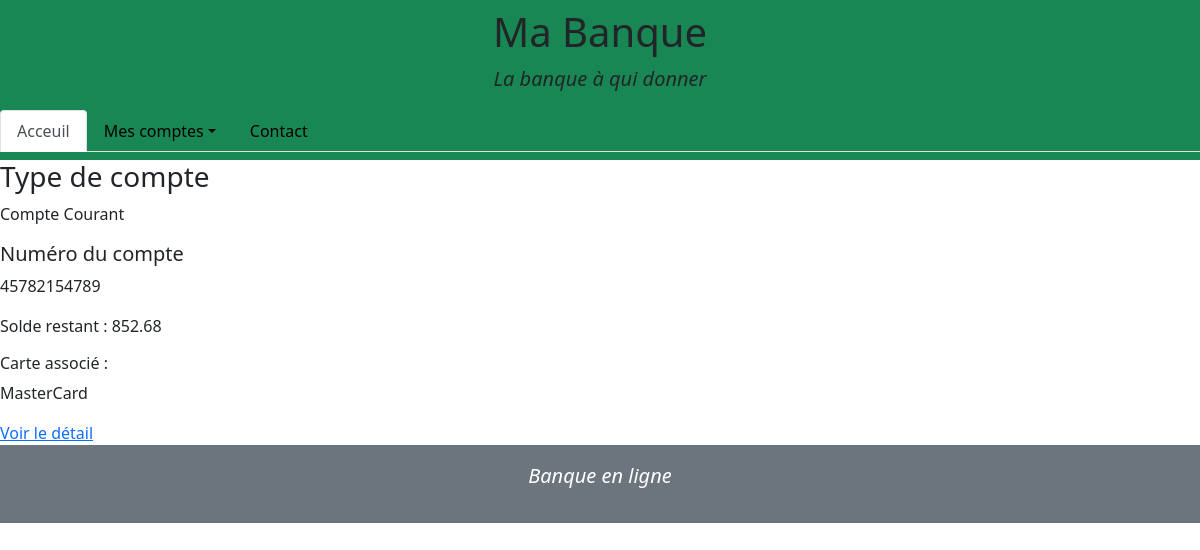
The app's page /singleAccount.php?id=2 with its own data.
### tables this page shows
CREATE TABLE credit_card (
    id INT UNSIGNED NOT NULL AUTO_INCREMENT,
    account_id INT UNSIGNED NOT NULL,
    card_number VARCHAR(16) NOT NULL,
    crypto INT(3) NOT NULL,
    card_type VARCHAR(15) NOT NULL,
    payement_perm INT(5) NOT NULL,
    debit_perm INT(5) NOT NULL,
    without_contact VARCHAR(5) NOT NULL,
    code INT(4) NOT NULL,
    PRIMARY KEY (id),
    FOREIGN KEY (account_id) REFERENCES account(id)
);

CREATE TABLE account (
    id INT UNSIGNED NOT NULL AUTO_INCREMENT,
    account_type VARCHAR(50) NOT NULL,
    create_date TIMESTAMP NOT NULL,
    account_number VARCHAR(11) NOT NULL,
    amount DECIMAL(10,2) NOT NULL,
    uncover_permission INT(20),
    customer_id INT UNSIGNED NOT NULL,
    PRIMARY KEY (id),
    FOREIGN KEY (customer_id) REFERENCES customer(id)
);

### model/accounts.php (called while the page is built, shortened)
<?php
function getAccount(PDO $db, int $id) {
    $query = $db->prepare(
        "SELECT * FROM account AS a
        LEFT JOIN credit_card AS c
        ON  c.account_id = a.id
        WHERE a.id=:id"
    );
    $query->execute([
        "id" => $id
    ]);
    $result = $query->fetchAll(PDO::FETCH_ASSOC);
    return $result;
}
?>

### singleAccount.php (the view, shortened to what this page needs)
<?php
include "layout/header.php";
require "model/connexion.php";
require "model/accounts.php";
if(isset($_GET["id"]) && !empty($_GET["id"])) {
    $account = getAccount($db, $_GET["id"]);
}
    else {
        header("Location:index.php");
    }
?>
<h3>Type de compte</h3>
<p><?php echo $account[0]["account_type"];?></p>
<h5>Numéro du compte</h5>
<p><?php echo $account[0]["account_number"];?></p>
<p>Solde restant : <?php echo $account[0]["amount"];?></p>
<h6>Carte associé :</h6>
<p><?php echo $account[0]["card_type"];?></p>
<a href="singleCard.php?id=<?php echo $account[0]["id"]?>">Voir le détail</a>
<?php
    include "layout/footer.php";
?>

### records on screen
credit_card: account.account_type "Compte Courant", account.account_number "45782154789", account.amount "852.68", card_type "MasterCard"
